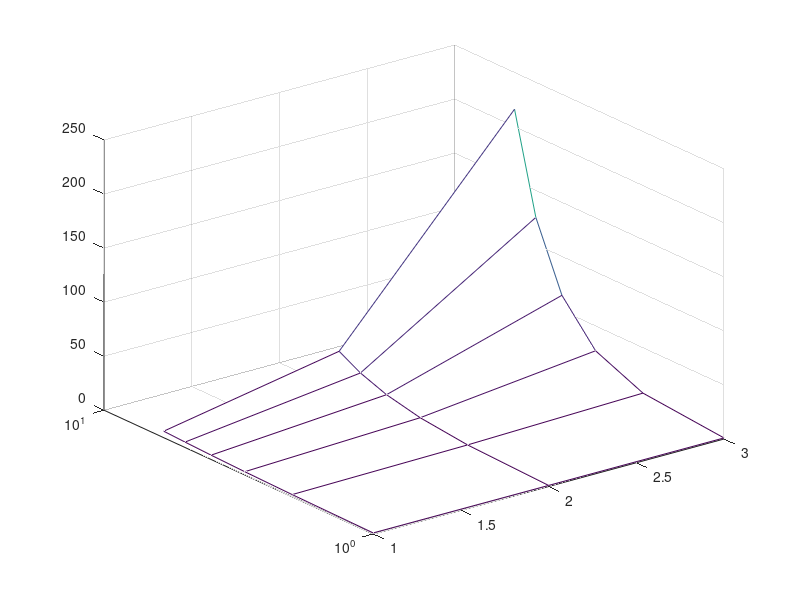

The MATLAB source for this figure:
n = 3;
m = 6;

graphA = zeros(m,n);

for i = 1:m
    for j = 1:n
        if i==1 
            graphA(i,j)=1;
        elseif j==1
                graphA(i,j) = i;
        end
    end
end

for i = 2:m
    for j = 2:n
         graphA(i,j)=graphA(i,1)*graphA(i,j-1);
    end
end


mesh(graphA)
set(gca, 'YScale', 'log')